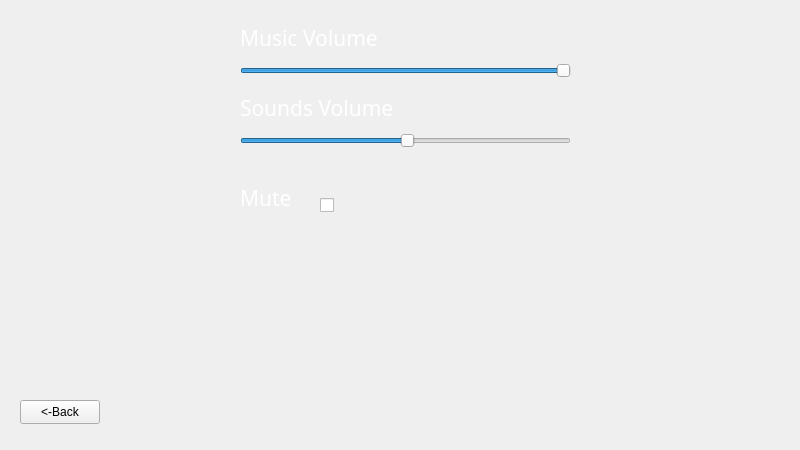
<?xml version="1.0" encoding="UTF-8"?>
<ui version="4.0">
 <class>SettingsScreen</class>
 <widget class="QWidget" name="SettingsScreen">
  <property name="geometry">
   <rect>
    <x>0</x>
    <y>0</y>
    <width>800</width>
    <height>450</height>
   </rect>
  </property>
  <property name="windowTitle">
   <string>Form</string>
  </property>
  <widget class="Button" name="backbtn">
   <property name="geometry">
    <rect>
     <x>20</x>
     <y>400</y>
     <width>80</width>
     <height>24</height>
    </rect>
   </property>
   <property name="text">
    <string>&lt;-Back</string>
   </property>
  </widget>
  <widget class="Slider" name="music_volume">
   <property name="geometry">
    <rect>
     <x>240</x>
     <y>60</y>
     <width>331</width>
     <height>22</height>
    </rect>
   </property>
   <property name="sliderPosition">
    <number>99</number>
   </property>
   <property name="orientation">
    <enum>Qt::Horizontal</enum>
   </property>
  </widget>
  <widget class="TextImage" name="music_volume_label">
   <property name="geometry">
    <rect>
     <x>240</x>
     <y>30</y>
     <width>161</width>
     <height>16</height>
    </rect>
   </property>
   <property name="font">
    <font>
     <family>Segoe Script</family>
     <pointsize>16</pointsize>
    </font>
   </property>
   <property name="styleSheet">
    <string notr="true">color: white;</string>
   </property>
   <property name="text">
    <string>Music Volume</string>
   </property>
  </widget>
  <widget class="TextImage" name="sounds_volume_label">
   <property name="geometry">
    <rect>
     <x>240</x>
     <y>100</y>
     <width>181</width>
     <height>16</height>
    </rect>
   </property>
   <property name="font">
    <font>
     <family>Segoe Script</family>
     <pointsize>16</pointsize>
    </font>
   </property>
   <property name="styleSheet">
    <string notr="true">color: white;</string>
   </property>
   <property name="text">
    <string>Sounds Volume</string>
   </property>
  </widget>
  <widget class="Slider" name="sounds_volume">
   <property name="geometry">
    <rect>
     <x>240</x>
     <y>130</y>
     <width>331</width>
     <height>22</height>
    </rect>
   </property>
   <property name="sliderPosition">
    <number>50</number>
   </property>
   <property name="orientation">
    <enum>Qt::Horizontal</enum>
   </property>
  </widget>
  <widget class="TextImage" name="mute_label">
   <property name="geometry">
    <rect>
     <x>240</x>
     <y>190</y>
     <width>61</width>
     <height>16</height>
    </rect>
   </property>
   <property name="font">
    <font>
     <family>Segoe Script</family>
     <pointsize>16</pointsize>
    </font>
   </property>
   <property name="styleSheet">
    <string notr="true">color: white;</string>
   </property>
   <property name="text">
    <string>Mute</string>
   </property>
  </widget>
  <widget class="CheckBox" name="checkBox">
   <property name="geometry">
    <rect>
     <x>320</x>
     <y>190</y>
     <width>31</width>
     <height>31</height>
    </rect>
   </property>
   <property name="text">
    <string/>
   </property>
   <property name="iconSize">
    <size>
     <width>27</width>
     <height>27</height>
    </size>
   </property>
   <property name="tristate">
    <bool>false</bool>
   </property>
  </widget>
 </widget>
 <customwidgets>
  <customwidget>
   <class>Button</class>
   <extends>QPushButton</extends>
   <header>data/widgets/button.h</header>
  </customwidget>
  <customwidget>
   <class>Slider</class>
   <extends>QSlider</extends>
   <header>data/widgets/slider.h</header>
  </customwidget>
  <customwidget>
   <class>TextImage</class>
   <extends>QLabel</extends>
   <header>data/widgets/textimage.h</header>
  </customwidget>
  <customwidget>
   <class>CheckBox</class>
   <extends>QCheckBox</extends>
   <header>data/widgets/checkbox.h</header>
  </customwidget>
 </customwidgets>
 <resources/>
 <connections/>
</ui>
